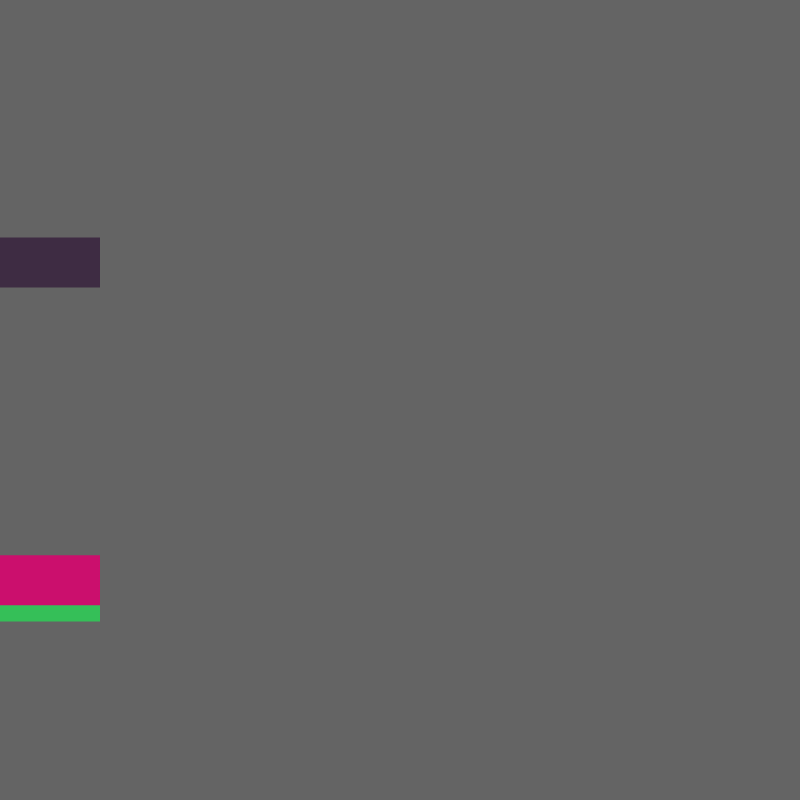
Frame 1 (no input)
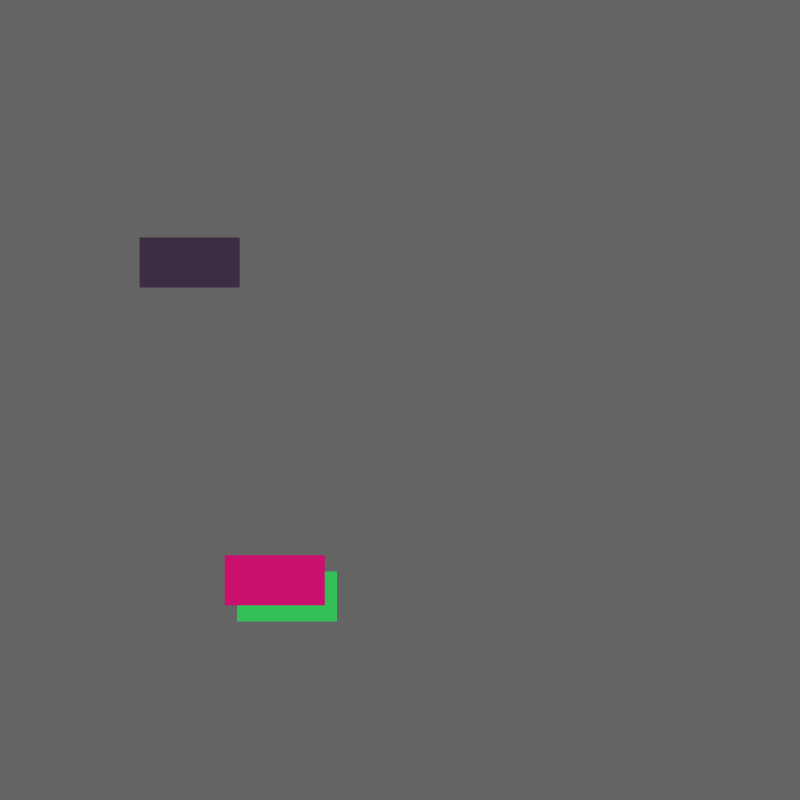
Frame 60 (no input)
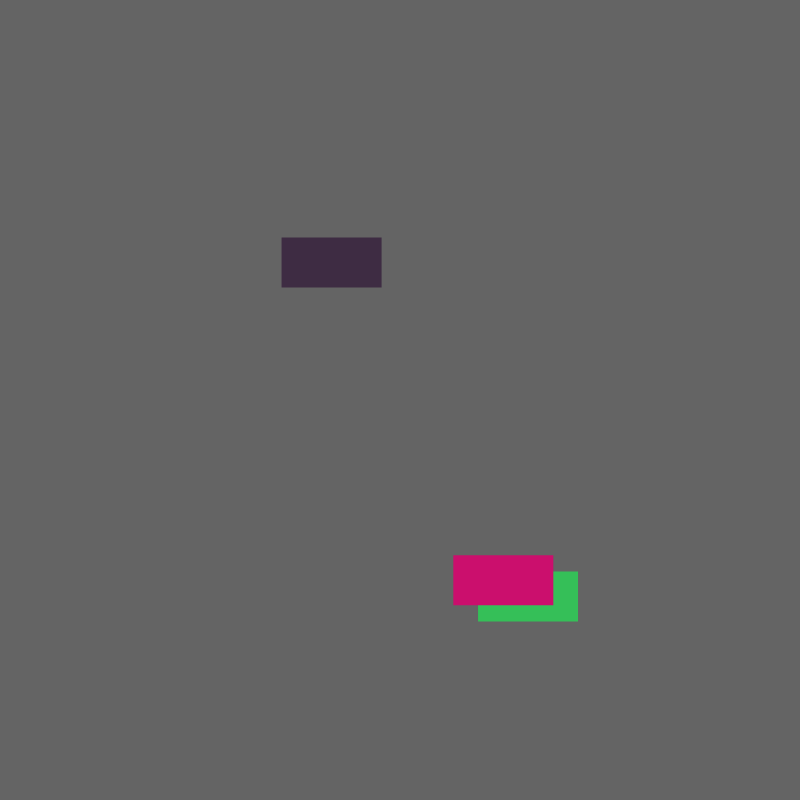
Frame 120 (the mouse pressed at the canvas centre since frame 60)

The p5.js sketch that drew these frames (run headless with seeded random() and noise() and a simulated clock; from frame 60 on, the mouse is pressed at the canvas centre):

// p5.js sketch
// ── sketch.js
var myCar;
var myCar1;
var myCar2;

function setup() {
  createCanvas(800,800);
  noStroke();
  myCar=new Car();
  myCar1=new Car();
  myCar2=new Car();
}

function draw() {
  background(100);

  myCar.display();
  myCar.drive();

  myCar1.display();
  myCar1.drive();

  myCar2.display();
  myCar2.drive();
}
function Car(){
  //attributes
  this.x=0;
  this.y=random(height);
  this.r=random(255);
  this.g=random(255);
  this.b=random(255);
  this.vel=random(5);



  //display method
  this.display=function(){
    fill(this.r,this.g,this.b);
    rect(this.x,this.y,100,50);
  }



  this.drive=function(){
    this.x=this.x+this.vel;
    if(this.x>width){
      this.x=0;

    }
  }
}
